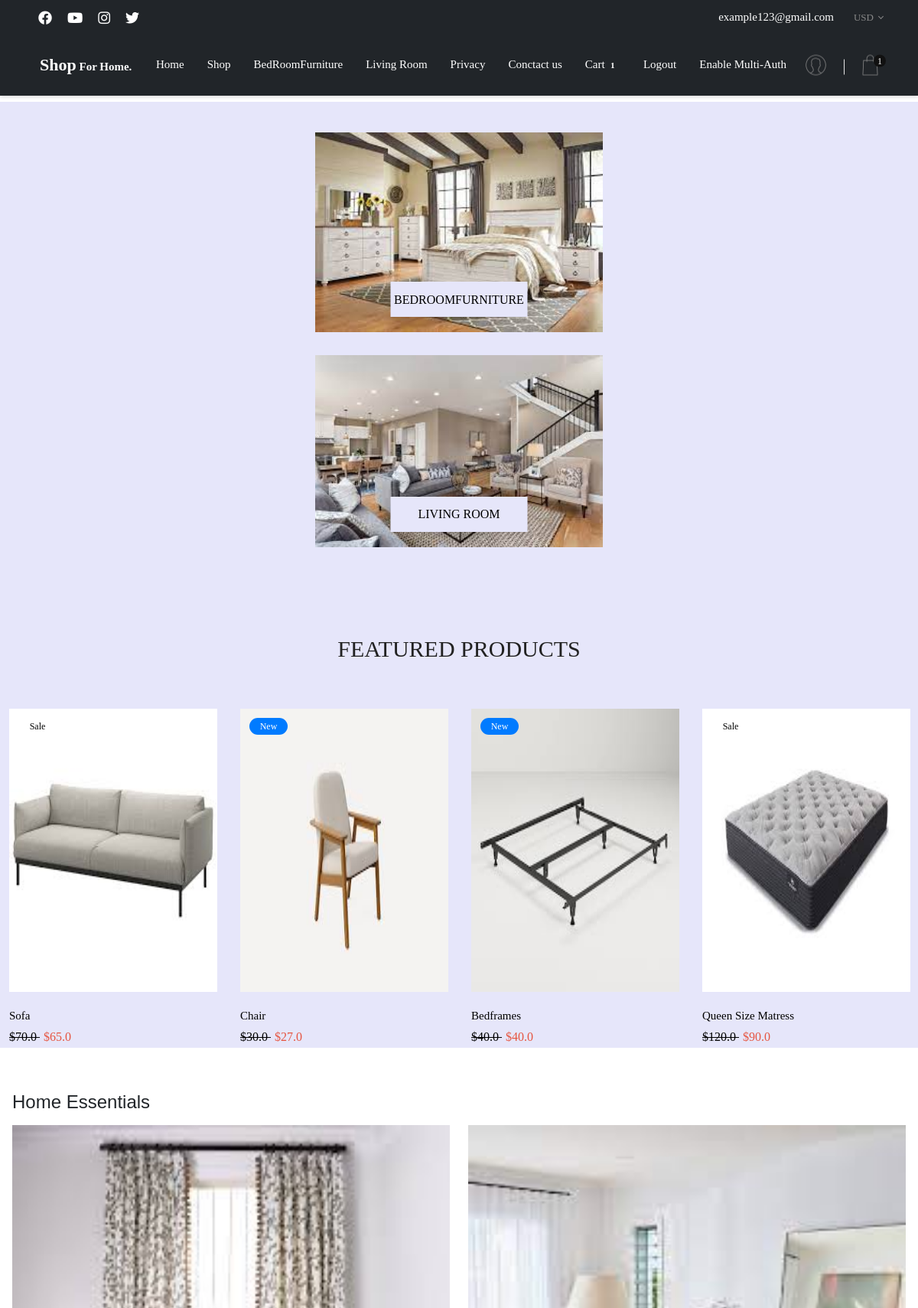
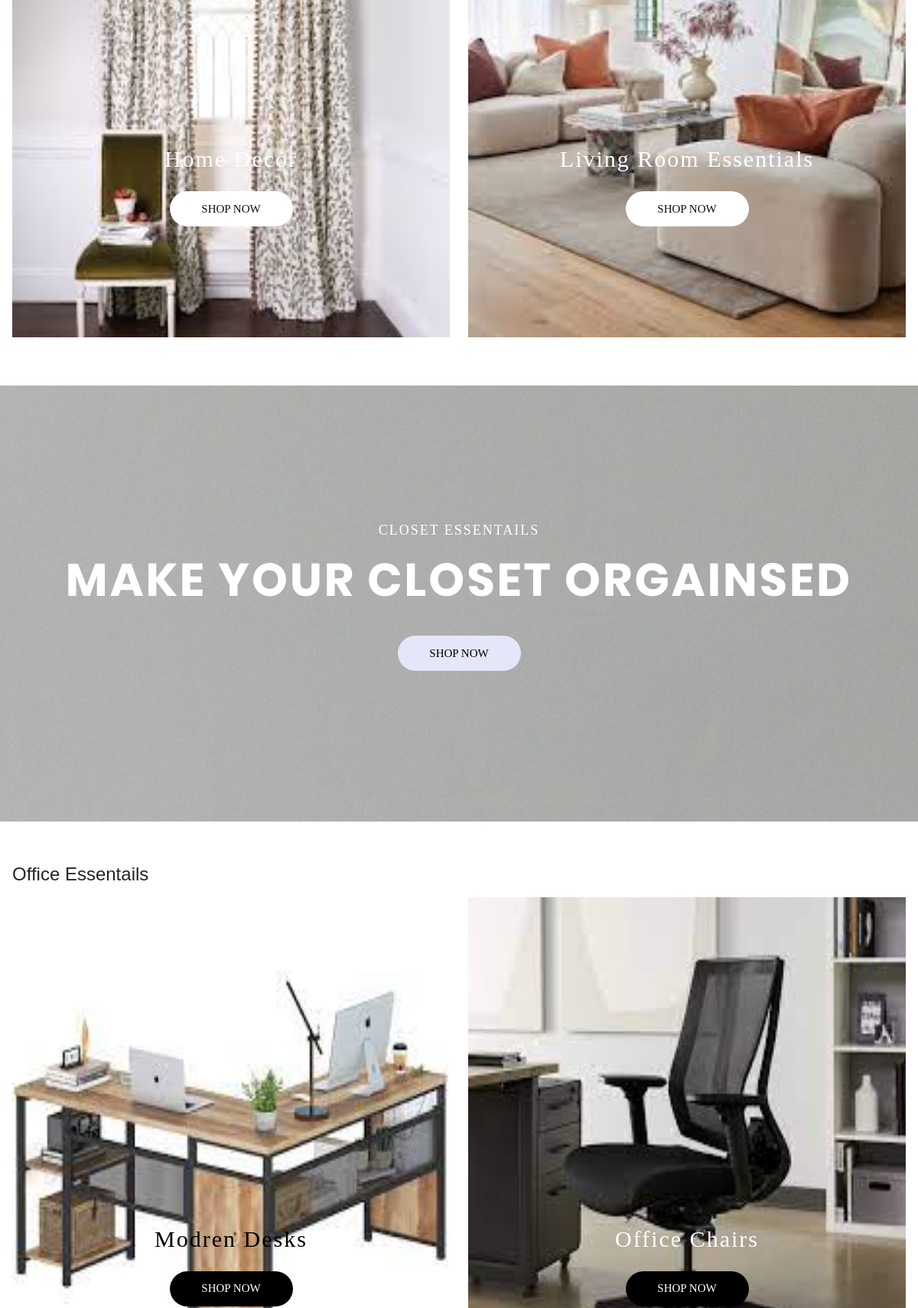
Screenshot of / (signed in, upper part) with the database file from the repository (2 pictures, top to bottom).
### furniturepage/models.py (models this page shows, shortened)
class Category(models.Model):
    title = models.CharField(max_length=100)
    slug = models.SlugField()
    description = models.TextField()
    image = models.ImageField()
    is_active = models.BooleanField(default=True)

class Order(models.Model):
    user = models.ForeignKey(settings.AUTH_USER_MODEL,
                             on_delete=models.CASCADE)
    ref_code = models.CharField(max_length=20)
    items = models.ManyToManyField(OrderItem)
    start_date = models.DateTimeField(auto_now_add=True)
    ordered_date = models.DateTimeField()
    ordered = models.BooleanField(default=False)
    shipping_address = models.ForeignKey(
        'BillingAddress', related_name='shipping_address', on_delete=models.SET_NULL, blank=True, null=True)
    billing_address = models.ForeignKey(
        'BillingAddress', related_name='billing_address', on_delete=models.SET_NULL, blank=True, null=True)
    payment = models.ForeignKey(
        'Payment', on_delete=models.SET_NULL, blank=True, null=True)
    coupon = models.ForeignKey(
        'Coupon', on_delete=models.SET_NULL, blank=True, null=True)
    being_delivered = models.BooleanField(default=False)
    received = models.BooleanField(default=False)
    refund_requested = models.BooleanField(default=False)
    refund_granted = models.BooleanField(default=False)
    def get_total(self):
        total = 0
        for order_item in self.items.all():
            total += order_item.get_final_price()
        if self.coupon:
            total -= self.coupon.amount
        return total

class Item(models.Model):
    title = models.CharField(max_length=100)
    price = models.FloatField()
    discount_price = models.FloatField(blank=True, null=True)
    category = models.ForeignKey(Category, on_delete=models.CASCADE)
    label = models.CharField(choices=LABEL_CHOICES, max_length=1)
    slug = models.SlugField()
    stock_no = models.CharField(max_length=10)
    description_short = models.CharField(max_length=50)
    description_long = models.TextField()
    image = models.ImageField()
    is_active = models.BooleanField(default=True)
    def get_absolute_url(self):
        return reverse("furniturepage:product", kwargs={
            'slug': self.slug
        })

### furniturepage/views.py (the view)
# urls.py: path('', HomeView.as_view(), name='home'),
class HomeView(ListView):
    template_name = "index.html"
    context_object_name = 'items'
    def get_queryset(self):
        return Item.objects.filter(is_active=True)
    def get_context_data(self, **kwargs):
        context = super().get_context_data(**kwargs)
        if self.request.user.is_authenticated:
            try:
                order = Order.objects.get(user=self.request.user, ordered=False)
                context['object'] = order
            except ObjectDoesNotExist:
                messages.error(self.request, "You do not have an active order")
        return context

### furniturepage/models.py (called while the page is built)
    def get_total_discount_item_price(self):
        return self.quantity * self.item.discount_price

    def get_final_price(self):
        if self.item.discount_price:
            return self.get_total_discount_item_price()
        return self.get_total_item_price()

### furniturepage/templatetags/cart_template_tags.py (called while the page is built)
@register.filter
def cart_item_count(user):
    if user.is_authenticated:
        qs = Order.objects.filter(user=user, ordered=False)
        if qs.exists():
            return qs[0].items.count()
    return 0

### furniturepage/templatetags/category_template_tags.py (called while the page is built)
@register.simple_tag
def categories():
    items = Category.objects.filter(is_active=True).order_by('title')
    items_li = ""
    for i in items:
        items_li += """<li><a href="/category/{}">{}</a></li>""".format(i.slug, i.title)
    return mark_safe(items_li)

@register.simple_tag
def categories_mobile():
    items = Category.objects.filter(is_active=True).order_by('title')
    items_li = ""
    for i in items:
        items_li += """<li class="item-menu-mobile"><a href="/category/{}">{}</a></li>""".format(i.slug, i.title)
    return mark_safe(items_li)

### furniturepage/templatetags/slide_template_tags.py (called while the page is built, shortened)
@register.simple_tag
def slides():
    items = Slide.objects.filter(is_active=True).order_by('pk')
    items_div = ""
    return mark_safe(items_div)

### templates/index.html (shortened to what this page needs)
{% extends 'base.html' %}
{% load static %}
{% load category_template_tags %}
{% load slide_template_tags %}
{% block content %}
<section class="banner p-t-40 p-b-40" style="background-color:lavender;">
  <div class="container">
    <div class="row">{% categories_div %}</div>
  </div>
</section>
<section class="newproduct p-t-45 p-b-105">
  <div class="container">
    <div class="sec-title p-b-60">
      <h3 class="m-text5 t-center">Featured Products</h3>
    </div>
    <div class="wrap-slick2">
      <div class="slick2">
        {% for item in object_list %}
        <div class="item-slick2 p-l-15 p-r-15">
          <div class="block2">
            <div
              class="block2-img wrap-pic-w of-hidden pos-relative block2-label{{item.get_label_display}}"
            >
              <a href="{{item.get_absolute_url}}">
                <img
                  src="{{ item.image.url }}"
                  alt="IMG-PRODUCT"
                  style="height: 370px; width: 100%"
              /></a>
            </div>
            <div class="block2-txt p-t-20">
              <a
                href="{{item.get_absolute_url}}"
                class="block2-name dis-block s-text3 p-b-5"
                style="color: black"
              >
                {{ item.title }}
              </a>
              {% if item.discount_price %}
              <span class="block2-oldprice m-text7 p-r-5" style="color: black">
                ${{ item.price }}
              </span>
              <span class="block2-newprice m-text8 p-r-5">
                ${{ item.discount_price }}
              </span>
              {% else %}
              <span class="block2-price m-text6 p-r-5" style="color: black">
                ${{ item.price }}
              </span>
              {% endif %}
            </div>
          </div>
        </div>
        {% endfor %}
      </div>
    </div>
  </div>
</section>
<section class="banner2 bg5 p-t-55 p-b-55">
  <h4 style="font-weight: 500">Home Essentials</h4>
  <div class="">
    <div class="row">
      <div class="col-sm-10 col-md-3 col-lg-6 m-l-r-auto p-t-15 p-b-15">
        <div class="pos-relative">
          <img
            src="{% static 'images/curtains.jpeg' %}"
            alt="IMG-BANNER"
            class="ban_img"
          />
          <div class="ab-t-l sizefull flex-col-c-m p-l-15 p-r-15">
            <br /><br /><br /><br /><br />
            <br /><br /><br /><br /><br />
            <span class="m-text9 p-t-45 fs-20-sm"> Home Decor </span>
            <br />
            <div
              class="wrap-btn-slide1 w-size1 animated"
              data-appear="slideInUp"
            >
              <a
                href="/shop/"
                class="flex-c-m size2 bo-rad-23 s-text2 bgwhite trans-0-4"
              >
                Shop Now
              </a>
            </div>
          </div>
        </div>
      </div>
      <div class="col-sm-10 col-md-8 col-lg-6 m-l-r-auto p-t-15 p-b-15">
        <div class="pos-relative">
          <img
            src="{% static 'images/essen2.jpeg' %}"
            alt="IMG-BANNER"
            class="ban_img"
          />
          <div class="ab-t-l sizefull flex-col-c-m p-l-15 p-r-15">
            <br /><br /><br /><br /><br />
            <br /><br /><br /><br /><br />
            <span class="m-text9 p-t-45 fs-20-sm">Living Room Essentials </span>
            <br />
            <div
              class="wrap-btn-slide1 w-size1 animated"
              data-appear="slideInUp"
            >
              <a
                href="/shop/"
                class="flex-c-m size2 bo-rad-23 s-text2 bgwhite trans-0-4"
              >
                Shop Now
              </a>
            </div>
          </div>
        </div>
      </div>
    </div>
  </div>
</section>
<br /><br />
<section class="slide1">
  <div class="wrap-slick2">
    <div class="slick1">
      <div
        class="item-slick1 item2-slick1"
        style="
        background: url('{{ STATIC_URL }}/static/images/clothes-hangers.jpg') no-repeat;
        "
      >
        <div
          class="wrap-content-slide1 sizefull flex-col-c-m p-l-15 p-r-15 p-t-150 p-b-170"
        >
          <span
            class="caption1-slide1 m-text1 t-center m-b-15"
            data-appear="rollIn"
          >
            CLOSET ESSENTAILS
          </span>
          <h2
            class="caption2-slide1 xl-text1 t-center m-b-37"
            data-appear="lightSpeedIn"
          >
            MAKE YOUR CLOSET ORGAINSED
          </h2>
          <div class="wrap-btn-slide1 w-size1" data-appear="slideInUp">
            <a
              href="/shop/"
              class="flex-c-m size2 bo-rad-23 s-text2 bgwhite hov1 trans-0-4"
            >
              Shop Now
            </a>
          </div>
        </div>
      </div>
    </div>
  </div>
</section>
<section class="banner2 bg5 p-t-55 p-b-55">
  <h4 style="font-weight: 500">Office Essentails</h4>
  <div class="">
    <div class="row">
      <div class="col-sm-10 col-md-8 col-lg-6 m-l-r-auto p-t-15 p-b-15">
        <div class="pos-relative">
          <img
            src="{% static 'images/desk.jpeg' %}"
            alt="IMG-BANNER"
            class="ban_img"
          />
          <div class="ab-t-l sizefull flex-col-c-m p-l-15 p-r-15">
            <br /><br /><br /><br /><br />
            <br /><br /><br /><br /><br />
            <span class="m-text9 p-t-45 fs-20-sm" style="color: black;"> Modren Desks </span>
            <br />
            <div
              class="wrap-btn-slide1 w-size1 animated"
              data-appear="slideInUp"
            >
              <a
                href="/shop/"
                class="flex-c-m size2 bo-rad-23 s-text2 bgblack trans-0-4"
                style="color:white;"
              >
                Shop Now
              </a>
            </div>
          </div>
        </div>
      </div>
      <div class="col-sm-10 col-md-8 col-lg-6 m-l-r-auto p-t-15 p-b-15">
        <div class="pos-relative">
          <img
            src="{% static 'images/offchair.jpeg' %}"
            alt="IMG-BANNER"
            class="ban_img"
          />
          <div class="ab-t-l sizefull flex-col-c-m p-l-15 p-r-15">
            <br /><br /><br /><br /><br />
            <br /><br /><br /><br /><br />
            <span class="m-text9 p-t-45 fs-20-sm" style="color: white">
              Office Chairs
            </span>
            <br />
            <div
              class="wrap-btn-slide2 w-size1 animated"
              data-appear="slideInUp"
            >
              <a
                href="/shop/"
                class="flex-c-m size2 bo-rad-23 s-text2 trans-0-4"
                style="background-color: black; color: white"
              >
                Shop Now
              </a>
            </div>
          </div>
        </div>
      </div>
    </div>
  </div>
</section>
{% endblock content %}

### templates/nav.html (shortened to what this page needs)
{% load static %} {% load cart_template_tags %} {% load category_template_tags %}
<header class="header1">
  <div class="container-menu-header">
    <div class="topbar navbar-dark bg-dark">
      <div class="topbar-social">
        <a href="#" class="topbar-social-item fab fa-facebook"></a>
        <a href="#" class="topbar-social-item fab fa-youtube"></a>
		<a href="#" class="topbar-social-item fab fa-instagram"></a>
        <a href="#" class="topbar-social-item fab fa-twitter"></a>
      </div>
      <div class="topbar-child2">
        <span class="topbar-email">
          <a href="#"> example123@gmail.com </a>
        </span>
        <div class="topbar-language rs1-select2">
        </div>
      </div>
    </div>
    <div class="wrap_header bg-dark">
      <a href="/" class="logo">
        <p style="color:white; font-family: 'georgia'; font-weight: bold; text-align: center;"><b style="font-size: 22px;">Shop</b> For Home.</p>
      </a>
      <div class="wrap_menu">
        <nav class="menu">
          <ul class="main_menu">
            <li>
              <a href="/">Home</a>
            </li>
            <li>
              <a href="/shop/">Shop</a>
            </li>
            {% categories %}
             <li>
              <a href="/privacy/">Privacy</a>
            </li>
            <li>
              <a href="/contact/">Conctact us</a>
            </li>
            {% if request.user.is_authenticated %}
            <li>
              <a href="{% url 'furniturepage:order-summary' %}"
                >Cart<span class="badge badge-dark"
                  >{{ request.user|cart_item_count }}</span
                ></a
              >
            </li>
            <li>
              <a href="{% url 'account_logout' %}">Logout</a>
            </li>
            <li>
              <a href="/auth/two-factor-settings/">Enable Multi-Auth</a>
            </li>
            {% endif %}
          </ul>
        </nav>
      </div>
      <div class="header-icons">
        <a href="#" class="header-wrapicon1 dis-block">
          <img
            src="{% static 'images/icons/icon-header-01.png' %}"
            class="header-icon1"
            alt="ICON"
          />
        </a>
        {% if request.user.is_authenticated %}
        <div class="header-wrapicon2">
          <img
            src="{% static 'images/icons/icon-header-02.png' %}"
            class="header-icon1 js-show-header-dropdown"
            alt="ICON"
          />
          <span class="header-icons-noti">{{ request.user|cart_item_count }}</span>
        </div>
        {% endif %}
      </div>
    </div>
  </div>
</header>

### templates/nav.html (style rules this page uses)
.topbar, .wrap_header { color: white !important; }
.topbar a, .topbar-child1, .topbar-language { color: white; font:20px; }
nav ul li a { color: white !important; font:18px; text-decoration:none; }

### templates/index.html (style rules this page uses)
.block2-labelpromotion::before, .block2-labelsale::before, .block2-labelnew::before { z-index: 100; font-family: Montserrat-Regular; font-size: 12px; color: white; display: -webkit-box; display: -webkit-flex; display: -moz-box; display: -ms-flexbox; display: flex; justify-content: center; align-items: center; width: 50px; height: 22px; border-radius: 11px; position: absolute; top: 12px; left: 12px; }
.block2-labelsale::before { background-color: white; color: #000; content: "Sale"; }
.block2-labelnew::before { background-color: #007bff; content: "New"; }
.hov1 { background-color: lavender !important; color: black !important; }
.newproduct { margin-bottom: 2px; padding-bottom: 2px; background-color : lavender; }
.banner2 { background-color: #fff; margin-right: 1rem; margin-left: 1rem; margin-bottom: 0 !important; padding-bottom: 0 !important; }
.ban_img { height: 680px; width: 100%; }

### rows the page displays
Category: slug+title "BedRoomFurniture Living Room", image+slug+title (picture), image+slug+title "BEDROOMFURNITURE LIVING ROOM"
Item: image (picture), title "Sofa", price "70.0", discount_price "65.0"
Item: image (picture), title "Chair", price "30.0", discount_price "27.0"
Item: image (picture), title "Bedframes", price "40.0", discount_price "40.0"
Item: image (picture), title "Queen Size Matress", price "120.0", discount_price "90.0"

### other values shown
{{ request.user|cart_item_count }} "1"
